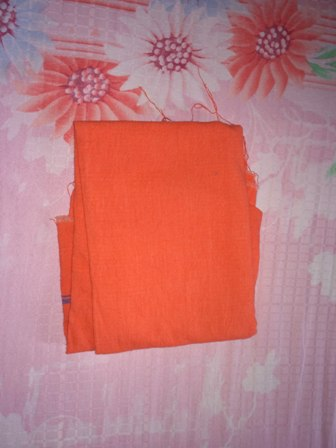
#> input picture g1.jpg, 336 x 448 px
$ python HOMOGRAPHY_real.py
#> lines starting #> are read from the running program, lines starting #| are printed output that depends on the picture
import cv2
import numpy as np
import matplotlib.pyplot as plt


img1 = cv2.imread("g1.jpg")
#> img1 is the input picture: shape (448, 336, 3); mean B, G, R 123.5, 120.8, 189.6
img2 = cv2.imread("g4.jpg")
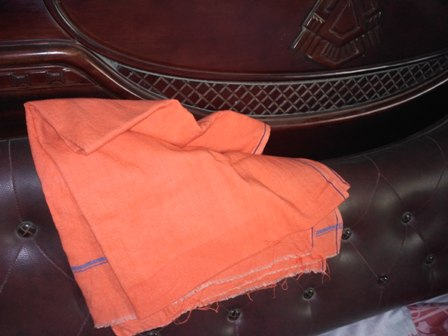
#> input picture g4.jpg, 448 x 336 px
#> img2 is the input picture: shape (336, 448, 3); mean B, G, R 58.7, 64.9, 120.7

orb = cv2.ORB_create()

kp1, des1 = orb.detectAndCompute(img1, None)
#> kp1 = 398 keypoints; strongest (x, y, size): (179, 63, 31), (174, 64, 37.2), (176, 61, 31), (183, 62, 31)
kp2, des2 = orb.detectAndCompute(img2, None)
#> kp2 = 437 keypoints; strongest (x, y, size): (265, 151, 64.3), (263, 152, 37.2), (264, 152, 53.6), (263, 153, 31)

bf = cv2.BFMatcher(cv2.NORM_HAMMING, crossCheck=True)

matches = bf.match(des1, des2)
#> matches = 88 matches
matches = sorted(matches, key=lambda x:x.distance)

img3 = cv2.drawMatches(img1, kp1, img2, kp2, matches[:5], None, flags=2)
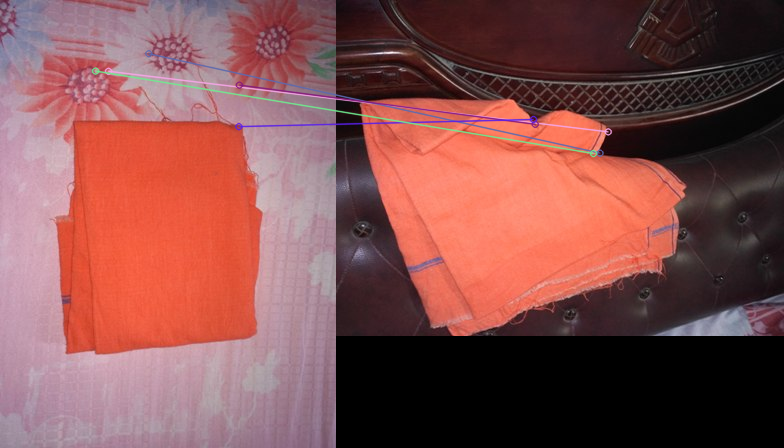
#> img3: shape (448, 784, 3); mean B, G, R 78.7, 79.7, 132.5

cv2.imshow("image", img3)
cv2.waitKey(0)

##plt.imshow(img3)
##plt.show()
